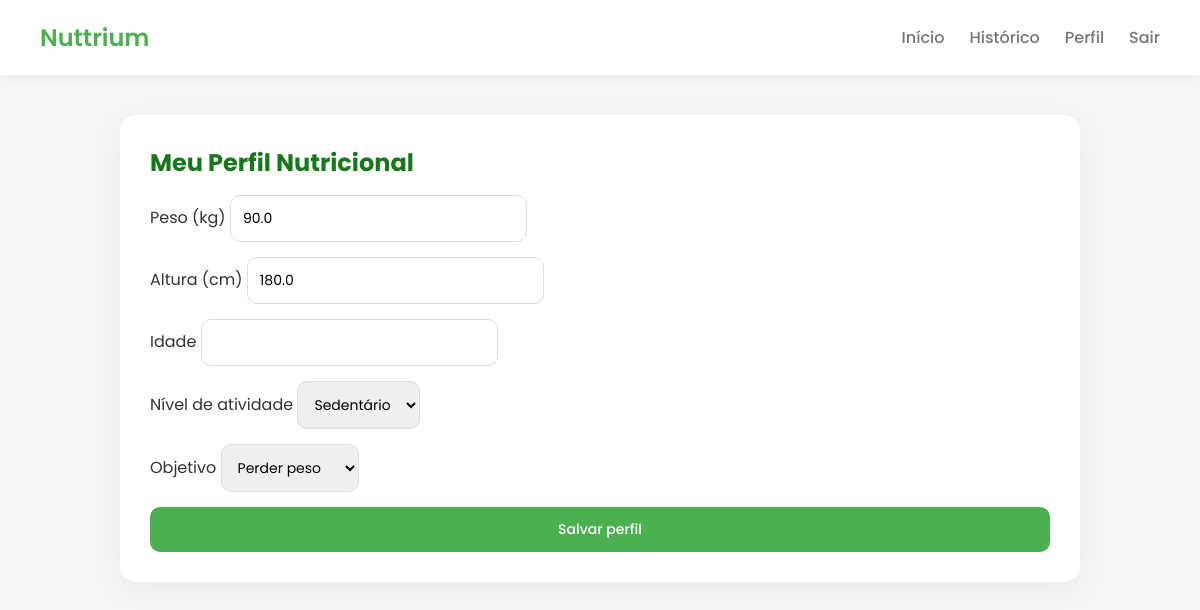
/perfil/ (signed in), run on an earlier commit of the app's database.
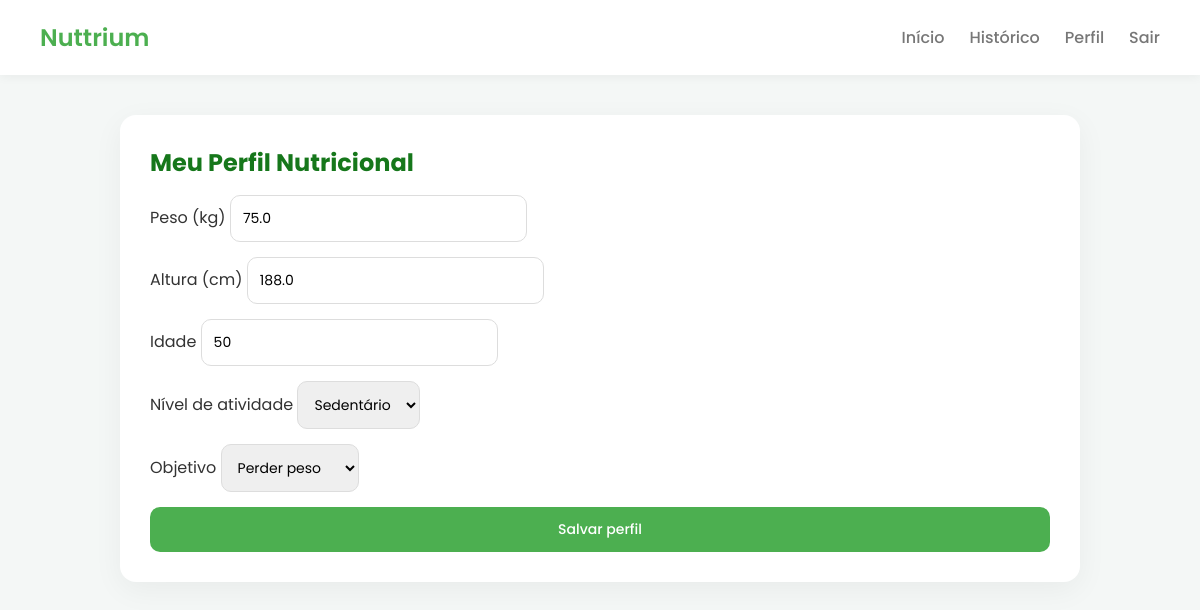
And on a later commit of the database.
### perfil/models.py (models this page shows, shortened)
class Perfil(models.Model):
    user = models.OneToOneField(User, on_delete=models.CASCADE)
    peso = models.FloatField(null=True, blank=True)
    altura = models.FloatField(null=True, blank=True)
    idade = models.IntegerField(null=True, blank=True)
    meta_calorica = models.FloatField(null=True, blank=True)
    atividade = models.CharField(
        max_length=20,
        choices=[
            ('sedentario', 'Sedentário'),
            ('leve', 'Leve'),
            ('moderado', 'Moderado'),
            ('intenso', 'Intenso'),
        ],
        default='sedentario'
    )
    objetivo = models.CharField(
        max_length=20,
        choices=[
            ('perder', 'Perder peso'),
            ('manter', 'Manter peso'),
            ('ganhar', 'Ganhar peso'),
        ],
        default='manter'
    )
    meta_calorica = models.FloatField(default=0)

### perfil/views.py (the view)
# urls.py: path("", views.perfil_view, name="perfil"),
@login_required
def perfil_view(request):
    perfil, created = Perfil.objects.get_or_create(user=request.user)
    if request.method == "POST":
        form = PerfilForm(request.POST, instance=perfil)
        if form.is_valid():
            perfil = form.save(commit=False)
            perfil.user = request.user
            meta = calcular_meta(
                perfil.peso,
                perfil.altura,
                perfil.idade,
                perfil.atividade,
                perfil.objetivo
            )
            if meta is not None:
                perfil.meta_calorica = meta
            perfil.save()
            return redirect("dashboard")
    else:
        form = PerfilForm(instance=perfil)
    return render(
        request,
        "perfil/perfil.html",
        {
            "form": form,
            "perfil": perfil
        }
    )

### perfil/forms.py (shortened to what this page needs)
class PerfilForm(forms.ModelForm):
    class Meta:
        model = Perfil
        fields = [
            'peso',
            'altura',
            'idade',
            'atividade',
            'objetivo'
        ]

### perfil/templates/perfil/perfil.html (shortened to what this page needs)
{% extends "base.html" %}
{% block content %}
<div class="card">
  <h2>Meu Perfil Nutricional</h2>
  <form method="post" id="perfil-form">
    <div class="form-group">
      <label for="{{ form.peso.id_for_label }}">Peso (kg)</label>
      {{ form.peso }}
    </div>
    <div class="form-group">
      <label for="{{ form.altura.id_for_label }}">Altura (cm)</label>
      {{ form.altura }}
    </div>
    <div class="form-group">
      <label for="{{ form.idade.id_for_label }}">Idade</label>
      {{ form.idade }}
    </div>
    <div class="form-group">
      <label for="{{ form.atividade.id_for_label }}">Nível de atividade</label>
      {{ form.atividade }}
    </div>
    <div class="form-group">
      <label for="{{ form.objetivo.id_for_label }}">Objetivo</label>
      {{ form.objetivo }}
    </div>
    <button type="submit">Salvar perfil</button>
  </form>
</div>
{% endblock %}

### alimentacao/templates/base.html (shortened to what this page needs)
{% load static %}
<!DOCTYPE html>
<html lang="pt-br">
<head>
  <link rel="stylesheet" href="{% static 'css/styles.css' %}">
</head>
<body>
<header>
  <nav>
    <h1>Nuttrium</h1>
  <ul>
{% if user.is_authenticated %}
  <li><a href="{% url 'dashboard' %}">Início</a></li>
  <li><a href="{% url 'historico' %}">Histórico</a></li>
  <li><a href="{% url 'perfil' %}">Perfil</a></li>
  <li>
    <form method="post" action="{% url 'logout' %}">
      <button type="submit" class="nav-link">Sair</button>
    </form>
  </li>
{% else %}
  <li><a href="{% url 'login' %}">Entrar</a></li>
  <li><a href="{% url 'cadastro' %}">Criar conta</a></li>
{% endif %}
</ul>
  </nav>
</header>
<main>
  {% block content %}{% endblock %}
</main>
</body>
</html>

### alimentacao/static/css/styles.css (style rules this page uses)
:root { --verde: #4CAF50; --verde-escuro: #16771b; --fundo: #f4f7f6; --card: #ffffff; --texto: #333; --cinza: #777; }
* { margin: 0; padding: 0; box-sizing: border-box; font-family: 'Poppins', sans-serif; }
body { background: var(--fundo); color: var(--texto); }
header { background: var(--card); padding: 20px 40px; box-shadow: 0 2px 10px rgba(0,0,0,.05); }
nav { display: flex; justify-content: space-between; align-items: center; }
nav h1 { color: var(--verde); font-weight: 600; }
nav ul { list-style: none; display: flex; gap: 25px; }
nav a { text-decoration: none; color: var(--cinza); font-weight: 500; }
nav .nav-link { background: none; border: none; padding: 0; font: inherit; text-decoration: none; color: var(--cinza); font-weight: 500; cursor: pointer; }
main { max-width: 1000px; margin: 40px auto; padding: 0 20px; }
.card { background: var(--card); padding: 30px; border-radius: 16px; box-shadow: 0 8px 30px rgba(0,0,0,.05); margin-bottom: 30px; }
.card h2 { margin-bottom: 15px; color: var(--verde-escuro); }
form { display: grid; gap: 15px; }
input, select, button { padding: 12px; border-radius: 10px; border: 1px solid #ddd; font-size: 14px; }
button { background: var(--verde); color: white; border: none; cursor: pointer; font-weight: 500; }

What changed in the data, as far as the page shows it:
changed Perfil "Sedentário": peso "90.0" → "75.0"; altura "180.0" → "188.0"; idade (not shown) → "50"
